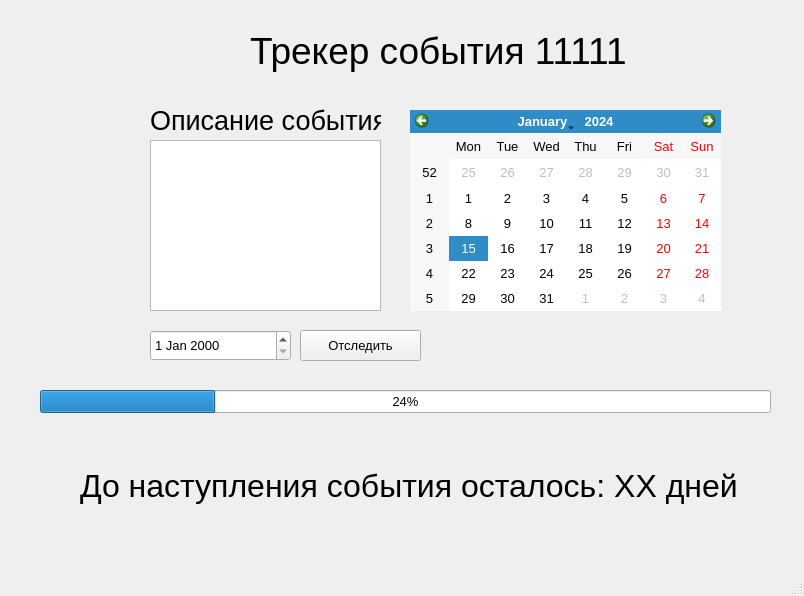
<?xml version="1.0" encoding="UTF-8"?>
<ui version="4.0">
 <class>MainWindow</class>
 <widget class="QMainWindow" name="MainWindow">
  <property name="geometry">
   <rect>
    <x>0</x>
    <y>0</y>
    <width>804</width>
    <height>596</height>
   </rect>
  </property>
  <property name="font">
   <font>
    <pointsize>10</pointsize>
   </font>
  </property>
  <property name="windowTitle">
   <string>test</string>
  </property>
  <widget class="QWidget" name="centralwidget">
   <widget class="QLabel" name="label">
    <property name="geometry">
     <rect>
      <x>250</x>
      <y>10</y>
      <width>401</width>
      <height>81</height>
     </rect>
    </property>
    <property name="font">
     <font>
      <pointsize>28</pointsize>
      <weight>50</weight>
      <bold>false</bold>
     </font>
    </property>
    <property name="text">
     <string>Трекер события 11111</string>
    </property>
    <property name="scaledContents">
     <bool>true</bool>
    </property>
    <property name="margin">
     <number>10</number>
    </property>
   </widget>
   <widget class="QCalendarWidget" name="calendarWidget">
    <property name="geometry">
     <rect>
      <x>410</x>
      <y>110</y>
      <width>311</width>
      <height>201</height>
     </rect>
    </property>
   </widget>
   <widget class="QProgressBar" name="progressBar">
    <property name="geometry">
     <rect>
      <x>40</x>
      <y>390</y>
      <width>731</width>
      <height>23</height>
     </rect>
    </property>
    <property name="value">
     <number>24</number>
    </property>
   </widget>
   <widget class="QPlainTextEdit" name="plainTextEdit">
    <property name="geometry">
     <rect>
      <x>150</x>
      <y>140</y>
      <width>231</width>
      <height>171</height>
     </rect>
    </property>
   </widget>
   <widget class="QLabel" name="label_2">
    <property name="geometry">
     <rect>
      <x>150</x>
      <y>90</y>
      <width>231</width>
      <height>61</height>
     </rect>
    </property>
    <property name="font">
     <font>
      <pointsize>20</pointsize>
     </font>
    </property>
    <property name="text">
     <string>Описание события</string>
    </property>
   </widget>
   <widget class="QPushButton" name="pushButton">
    <property name="geometry">
     <rect>
      <x>300</x>
      <y>330</y>
      <width>121</width>
      <height>31</height>
     </rect>
    </property>
    <property name="text">
     <string>Отследить</string>
    </property>
   </widget>
   <widget class="QDateEdit" name="dateEdit">
    <property name="geometry">
     <rect>
      <x>150</x>
      <y>330</y>
      <width>141</width>
      <height>31</height>
     </rect>
    </property>
   </widget>
   <widget class="QLabel" name="label_3">
    <property name="geometry">
     <rect>
      <x>80</x>
      <y>460</y>
      <width>661</width>
      <height>51</height>
     </rect>
    </property>
    <property name="font">
     <font>
      <pointsize>24</pointsize>
     </font>
    </property>
    <property name="text">
     <string>До наступления события осталось: ХХ дней</string>
    </property>
   </widget>
  </widget>
  <widget class="QMenuBar" name="menubar">
   <property name="geometry">
    <rect>
     <x>0</x>
     <y>0</y>
     <width>804</width>
     <height>23</height>
    </rect>
   </property>
  </widget>
  <widget class="QStatusBar" name="statusbar"/>
 </widget>
 <resources/>
 <connections/>
</ui>
